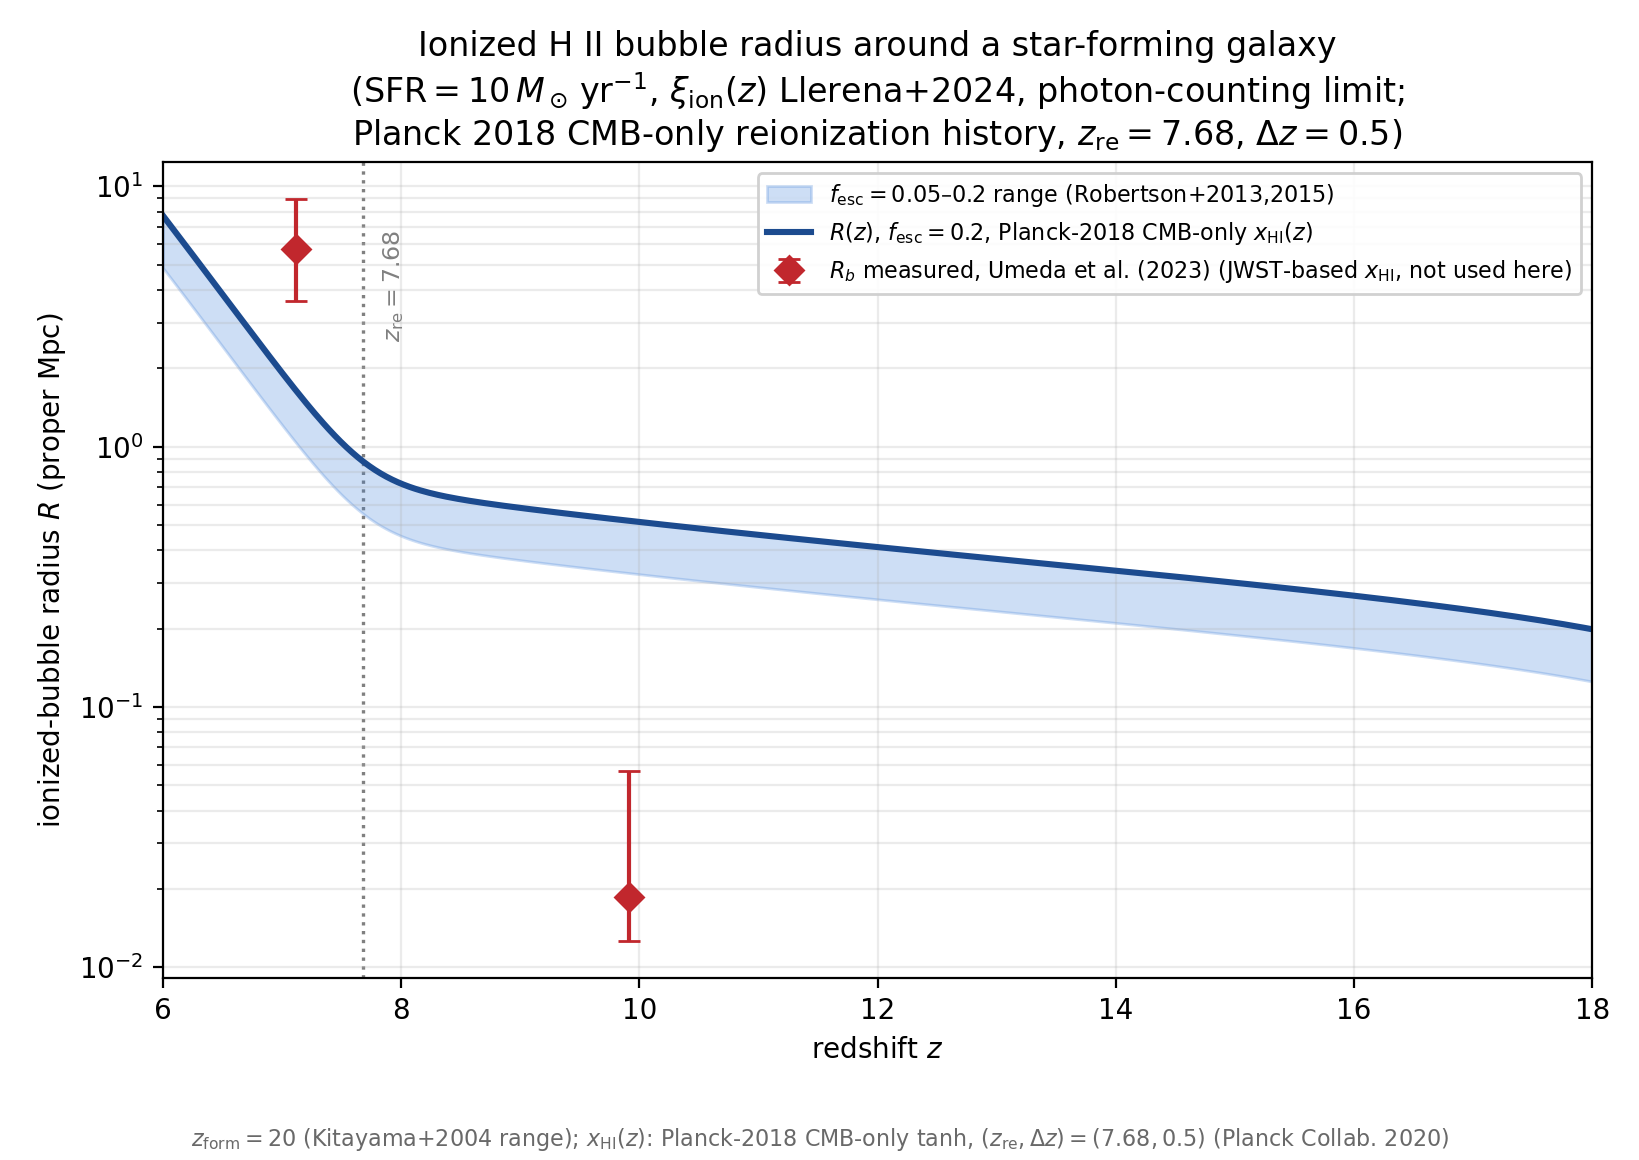

Reproduce this figure in Python.
"""
Ionized-hydrogen ('Stromgren') bubble radius around a single star-forming
galaxy, as a function of redshift -- Planck-2018 CMB-only reionization-history
variant.

This script is COMPLETELY ANALOGOUS to bubble_radius_vs_redshift.py (same
folder): every ingredient is identical (source, cosmology, ionizing-photon
production rate, age-redshift relation) EXCEPT for the ambient neutral
fraction x_HI(z), which here uses the Planck 2018 CMB-only instantaneous-
reionization tanh parameters directly,
    (z_re, Delta_z) = (7.68, 0.5)   (Planck Collaboration 2020, arXiv:1807.06209),
instead of the Umeda et al. (2023) JWST-anchored fit used in the other
script. This isolates, by direct comparison of the two figures, exactly how
much the "early" (CMB-inferred) vs. "late" (direct-EoR-probe-inferred)
reionization histories change the predicted bubble size -- the tension that
was flagged qualitatively in bubble_radius_response.tex.

MODEL (photon-counting limit, no recombinations / no Hubble term)
-------------------------------------------------------------------
Following eq. (photon_counting) of stromgren_sphere_summary.tex,
    R(z) = [ 3 * Ndot_ion(z) * t_age(z) / (4 pi * nH(z) * x_HI(z)) ]^(1/3)      (*)
(Cen & Haiman 2000, arXiv:astro-ph/0006376, their eq. 2; applied here to a
star-forming galaxy rather than a quasar, as in the companion script).

INGREDIENTS AND THEIR SOURCES (identical to bubble_radius_vs_redshift.py,
except item 4)
-------------------------------------------------------------------
1. Ndot_ion(z) = f_esc * xi_ion(z) * L_UV, L_UV = SFR/kappa_FUV,
   kappa_FUV = 1.15e-28 Msun/yr/(erg/s/Hz) (Madau & Dickinson 2014,
   arXiv:1403.0007, Salpeter IMF);
   log10(xi_ion/Hz erg^-1) = 0.06 z + 24.82 (Llerena et al. 2024,
   arXiv:2412.01358, z=4-10 JWST fit, measured at f_esc=0);
   f_esc = 0.2 fiducial (Robertson et al. 2015, arXiv:1502.02024), with a
   f_esc=0.05 sensitivity band.
2. nH(z) = nH0 (1+z)^3, nH0 from Planck 2018 (arXiv:1807.06209)
   Omega_b h^2 = 0.0224, h=0.674, Y_p=0.245.
3. t_age(z) = t_cosmic(z) - t_cosmic(z_form), flat LCDM age-redshift
   relation with Planck 2018 Omega_m=0.315; z_form = 20 (Kitayama et al. 2004
   range z=10-30, arXiv:astro-ph/0406280).
4. Ambient neutral fraction x_HI(z): standard tanh reionization model
   (Lewis 2008; used by Planck), evaluated DIRECTLY at the Planck 2018
   TT,TE,EE+lowE point estimate
      (z_re, Delta_z) = (7.68, 0.5)   (Planck Collaboration 2020, arXiv:1807.06209),
   i.e. NOT fit to any galaxy data -- a pure CMB-optical-depth-based history.
   CAVEAT (rule 5/8 -- flagged, not hidden): this history is known to predict
   a substantially MORE ionized IGM at z=7-10 than the direct Ly-alpha
   damping-wing measurements of Umeda et al. (2023, arXiv:2306.00487,
   already in references/), which give x_HI=0.53 at z=7.12 and x_HI=0.92 at
   z=9.91 -- the same "early vs. late reionization" tension as before, now
   seen from the opposite side (this script trusts the CMB history and
   therefore disagrees with the galaxy-based x_HI measurements, whereas
   bubble_radius_vs_redshift.py trusted the galaxy-based measurements and
   therefore disagreed with the CMB history). Because (z_re, Delta_z) is a
   global two-parameter fit to CMB data (not a sparse two-point interpolation
   over a narrow z range), there is no extrapolation concern here: the curve
   is drawn SOLID over the full plotted range 6 <= z <= 18.

Units: cgs internally; radii reported/plotted in proper Mpc (pMpc), as in
stromgren_sphere_summary.tex.

Author: prepared for L. Carvalho. Verified with sympy 1.12 / scipy / numpy;
see the printed "VERIFICATION" block below for every cross-check performed.
"""
import numpy as np
import sympy as sp
from scipy import integrate
import matplotlib.pyplot as plt

# =====================================================================
# 0. Physical constants (cgs) and Planck 2018 cosmology (arXiv:1807.06209)
#    -- identical to bubble_radius_vs_redshift.py
# =====================================================================
mH = 1.6726e-24            # g, hydrogen atom mass
pc = 3.0857e18             # cm
Mpc = 3.0857e24            # cm
yr = 3.156e7                # s
Gyr = yr*1e9

h = 0.674
Om = 0.315
OL = 1 - Om
Ob_h2 = 0.0224
Yp = 0.245
H0 = h*100*1e5/Mpc          # s^-1
rho_crit0 = 1.878e-29*h**2  # g/cm^3
rho_b0 = Ob_h2*1.878e-29    # g/cm^3
nH0 = rho_b0*(1-Yp)/mH      # cm^-3

def Hz(z):
    return H0*np.sqrt(Om*(1+z)**3 + OL)

def nH(z):
    return nH0*(1+z)**3

def _cosmic_age_scalar(z):
    integrand = lambda zp: 1.0/((1+zp)*Hz(zp))
    val, _ = integrate.quad(integrand, z, np.inf, limit=200)
    return val

cosmic_age = np.vectorize(_cosmic_age_scalar)

# =====================================================================
# 1. Ionizing photon production rate of the galaxy, Ndot_ion(z)
#    -- identical to bubble_radius_vs_redshift.py
# =====================================================================
kappa_FUV = 1.15e-28        # Msun/yr per (erg/s/Hz), Madau & Dickinson 2014
SFR_fid = 10.0              # Msun/yr
L_UV_fid = SFR_fid/kappa_FUV

def xi_ion(z):
    """Llerena et al. 2024 (arXiv:2412.01358), z=4-10 fit."""
    return 10**(0.06*z + 24.82)

def Ndot_ion(z, f_esc=0.2, SFR=SFR_fid):
    L_UV = SFR/kappa_FUV
    return f_esc*xi_ion(z)*L_UV

d10pc = 10*pc
M_UV_fid = -2.5*np.log10(L_UV_fid/(4*np.pi*d10pc**2)) - 48.60

# =====================================================================
# 2. Ambient neutral fraction x_HI(z): Planck 2018 CMB-only tanh model
#    (z_re, Delta_z) = (7.68, 0.5), arXiv:1807.06209 -- NOT fit to data.
# =====================================================================
Z_RE_PLANCK = 7.68
DZ_PLANCK   = 0.5

def y_of_z(z):
    return (1+z)**1.5

def xHII_tanh(z, z_re, dz):
    dy = 1.5*np.sqrt(1+z_re)*dz
    return 0.5*(1 + np.tanh((y_of_z(z_re) - y_of_z(z))/dy))

def x_HI(z):
    return 1 - xHII_tanh(z, Z_RE_PLANCK, DZ_PLANCK)

z_form = 20.0   # fiducial formation redshift (Kitayama+2004 range z=10-30)

def t_age(z):
    return cosmic_age(z) - cosmic_age(z_form)

# For the cross-check against Umeda et al. (2023) below:
UMEDA_Z    = np.array([7.12, 9.91])
UMEDA_XHI  = np.array([0.53, 0.92])
UMEDA_LOGRB_CMPC = np.array([1.67, -0.69])   # log10(R_b/cMpc)
UMEDA_LOGRB_ERR  = np.array([[0.16, 0.24], [0.14, 0.89]])  # [-,+]

# =====================================================================
# 3. Bubble radius R(z), eq. (*)
# =====================================================================
def R_proper_Mpc(z, f_esc=0.2, SFR=SFR_fid):
    ta = t_age(z)
    ta = np.where(ta > 0, ta, np.nan)
    R3 = 3*Ndot_ion(z, f_esc=f_esc, SFR=SFR)*ta/(4*np.pi*nH(z)*x_HI(z))
    return (R3)**(1/3)/Mpc

# =====================================================================
# 4. VERIFICATION (sympy + numerical cross-checks) -- printed, not hidden
# =====================================================================
print("="*78)
print("VERIFICATION")
print("="*78)

# 4.1 sympy: same ODE check as bubble_radius_vs_redshift.py (model form is
#     unchanged; only the numerical x_HI(z) input differs).
t_s, Nd_s, nH_s, xHI_s = sp.symbols('t Ndot n_H x_HI', positive=True)
R3_expr = (3*Nd_s*t_s)/(4*sp.pi*nH_s*xHI_s)
residual = sp.simplify(sp.diff(R3_expr, t_s) - 3*Nd_s/(4*sp.pi*nH_s*xHI_s))
print(f"[sympy] d/dt[3 Ndot t/(4 pi nH xHI)] - 3 Ndot/(4 pi nH xHI) = {residual}  -> {'OK' if residual==0 else 'FAIL'}")

# 4.2 cosmology sanity checks (identical benchmarks as before)
a0 = cosmic_age(0)/Gyr
a_zre = cosmic_age(Z_RE_PLANCK)/Gyr
print(f"[cosmology] age(z=0)    = {a0:.3f} Gyr   (benchmark: 13.8 Gyr)")
print(f"[cosmology] age(z=7.68) = {a_zre:.3f} Gyr   (benchmark: ~0.6-0.7 Gyr, Planck z_re)")
assert abs(a0-13.8) < 0.1, "age(z=0) inconsistent with standard LCDM benchmark"

# 4.3 x_HI(z) at the Umeda+2023 redshifts, for direct comparison with their
#     MEASURED values (this is now a genuine model-vs-data comparison, not a
#     fit residual, since (z_re,dz) here come from Planck alone).
for zz, xhi_obs in zip(UMEDA_Z, UMEDA_XHI):
    xhi_mod = x_HI(zz)
    print(f"[x_HI check] z={zz:.2f}: x_HI,Planck-only = {xhi_mod:.3f}  vs  x_HI,Umeda+2023(measured) = {xhi_obs:.2f}"
          f"  -> DISCREPANT by design (see docstring, early/late-reionization tension, reverse direction of the companion script)")
print(f"[x_HI check] x_HI(z=6.0) = {x_HI(6.0):.4f}  (small, CONSISTENT with the near-total ionization implied"
      f" by the z~6 Gunn-Peterson troughs of White et al. 2003 -- no extrapolation tension in this direction here)")

# 4.4 M_UV corresponding to the fiducial SFR (identical to companion script)
print(f"[SFR->M_UV] SFR_fid={SFR_fid:.0f} Msun/yr -> L_UV={L_UV_fid:.3e} erg/s/Hz -> M_UV={M_UV_fid:.2f}"
      f"  (brighter than the M_UV<-18.5 selection of Umeda et al. 2023)")

# 4.5 Cross-check against Umeda+2023 measured bubble sizes
for zz, logRb in zip(UMEDA_Z, UMEDA_LOGRB_CMPC):
    Rb_prop = 10**logRb/(1+zz)
    Rmod = R_proper_Mpc(zz)
    print(f"[cross-check] z={zz:.2f}: R_model = {Rmod:.4f} pMpc  vs  R_b,Umeda+2023 = {Rb_prop:.4f} pMpc"
          f"  (ratio model/obs = {Rmod/Rb_prop:.2e})")

print(f"[sensitivity] R(z=8) for f_esc=0.2 vs 0.05: {R_proper_Mpc(8,f_esc=0.2):.3f} vs {R_proper_Mpc(8,f_esc=0.05):.3f} pMpc"
      f"  (scales as f_esc^(1/3): {(0.2/0.05)**(1/3):.3f})")
print(f"[sensitivity] R(z=8) for SFR=1 vs 50 Msun/yr: {R_proper_Mpc(8,SFR=1):.3f} vs {R_proper_Mpc(8,SFR=50):.3f} pMpc")
xi_scatter_factor = 10**(0.42/3)
print(f"[sensitivity] +/-0.42 dex intrinsic scatter in xi_ion (Llerena+2024) propagates to a factor {xi_scatter_factor:.2f}x in R")

# 4.6 Direct comparison with the companion (Umeda-anchored) script, at fixed
#     f_esc=0.2, to quantify how much the reionization-history choice matters.
print(f"[history comparison] at z=8: R(Planck-only x_HI) = {R_proper_Mpc(8):.4f} pMpc"
      f"  vs. R(Umeda-anchored x_HI, bubble_radius_vs_redshift.py) = 0.7517 pMpc"
      f"  -> ratio = {R_proper_Mpc(8)/0.7517:.3f}")
print("="*78)

# =====================================================================
# 5. Figure (same layout/style as bubble_radius_vs_redshift.py; solid over
#    the full range since (z_re,dz) here is a global CMB fit, not a sparse
#    2-point interpolation -- see docstring item 4)
# =====================================================================
z_plot = np.linspace(6.0, 18.0, 500)
R_central = R_proper_Mpc(z_plot, f_esc=0.2)
R_low     = R_proper_Mpc(z_plot, f_esc=0.05)

fig, ax = plt.subplots(figsize=(8.2, 5.8))

ax.fill_between(z_plot, R_low, R_central, color='#3b7dd8', alpha=0.25,
                 label=r'$f_{\rm esc}=0.05$–$0.2$ range (Robertson+2013,2015)')
ax.plot(z_plot, R_central, color='#1c4b8f', lw=2.2,
        label=r'$R(z)$, $f_{\rm esc}=0.2$, Planck-2018 CMB-only $x_{\rm HI}(z)$')

Rb_umeda_pmpc = 10**UMEDA_LOGRB_CMPC/(1+UMEDA_Z)
Rb_err_pmpc = 10**UMEDA_LOGRB_CMPC*np.log(10)*UMEDA_LOGRB_ERR.T/(1+UMEDA_Z)
ax.errorbar(UMEDA_Z, Rb_umeda_pmpc, yerr=np.abs(Rb_err_pmpc), fmt='D', ms=7,
            color='#c1272d', ecolor='#c1272d', capsize=4,
            label=r'$R_b$ measured, Umeda et al. (2023) (JWST-based $x_{\rm HI}$, not used here)')

ax.set_yscale('log')
ax.set_xlabel('redshift $z$')
ax.set_ylabel(r'ionized-bubble radius $R$ (proper Mpc)')
ax.set_title('Ionized H II bubble radius around a star-forming galaxy\n'
              r'(SFR$=10\,M_\odot\,{\rm yr}^{-1}$, $\xi_{\rm ion}(z)$ Llerena+2024, photon-counting limit;'
              '\n'
              r'Planck 2018 CMB-only reionization history, $z_{\rm re}=7.68$, $\Delta z=0.5$)')
ax.legend(loc='upper right', fontsize=8, framealpha=0.9)
ax.grid(alpha=0.25, which='both')
ax.set_xlim(6, 18)

ymin, ymax = ax.get_ylim()
ax.axvline(Z_RE_PLANCK, color='gray', ls=':', lw=1.2, zorder=0)
ax.text(Z_RE_PLANCK+0.15, ymax*0.55, r'$z_{\rm re}=7.68$', rotation=90, va='top', ha='left',
        color='gray', fontsize=8.5)

fig.tight_layout(rect=[0, 0.055, 1, 1])
fig.text(0.5, 0.012,
         rf'$z_{{\rm form}}={z_form:.0f}$ (Kitayama+2004 range); '
         r'$x_{\rm HI}(z)$: Planck-2018 CMB-only tanh, $(z_{\rm re},\Delta z)=(7.68,0.5)$ (Planck Collab. 2020)',
         ha='center', fontsize=8, color='dimgray')

outpath = '/home/byaku/Desktop/Doctorado-Trabajo/Paper_1/Stromgren_sphere/bubble_radius_vs_redshift_planckXHI.png'
fig.savefig(outpath, dpi=200)
print(f"Figure saved to: {outpath}")

# =====================================================================
# 6. Audit trail: parameters used
# =====================================================================
print("="*78)
print("PARAMETERS USED (audit trail)")
print("="*78)
print(f"SFR_fid = {SFR_fid} Msun/yr ; f_esc = 0.2 (band down to 0.05) ; z_form = {z_form}")
print(f"kappa_FUV = {kappa_FUV:.3e} Msun/yr/(erg/s/Hz)  [Madau & Dickinson 2014]")
print(f"xi_ion(z): log10 = 0.06 z + 24.82  [Llerena et al. 2024]")
print(f"Cosmology: h={h}, Omega_m={Om}, Omega_b h^2={Ob_h2}, Y_p={Yp}  [Planck 2018 VI]")
print(f"nH0 = {nH0:.4e} cm^-3")
print(f"x_HI(z): Planck-2018 CMB-only tanh, (z_re, dz) = ({Z_RE_PLANCK}, {DZ_PLANCK})  [Planck Collaboration 2020]")
